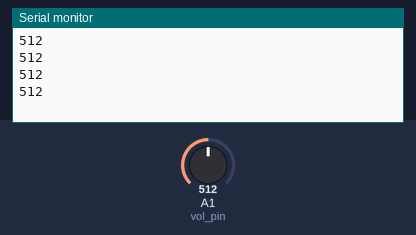
The sketch below on a simulated Arduino Uno, built with avr-gcc and run on an emulated ATmega328P. Parts: the last lines printed to the serial monitor. The inputs (shaded band) are chosen by the test bench; at power-on: A1 (vol_pin) = 512.

Above: at 1.2 s.
1.3 s: A1 (vol_pin) set to 716
At 1.71 s:
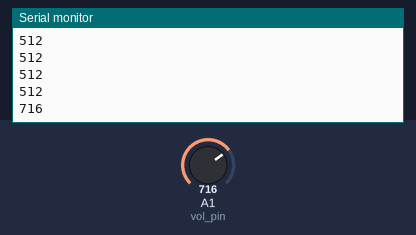
2.8 s: A1 (vol_pin) set to 900
At 2.91 s:
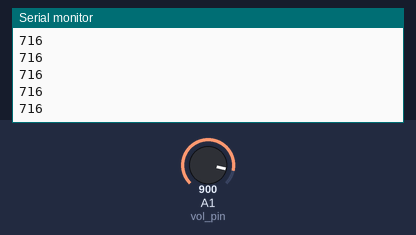
Timing chart, 0 to 5.8 s (numbered marks = the images above; inputs shaded):
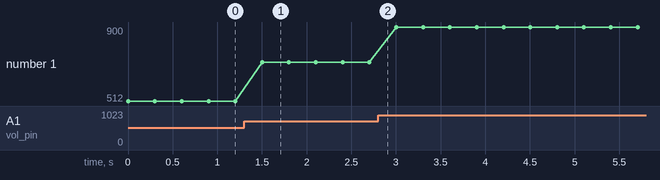

The sketch:

kanatsu.ino
```cpp
const int vol_pin = 1;
void setup() {
  Serial.begin(9600);  // シリアル通信速度
}
void loop() {
  int ain = analogRead(vol_pin);
  //入力を書き出す
  Serial.println(ain);
  delay(300);
}
```

Measured:
- after the input at 1.3 s, the serial monitor: prints a new line after 0.20 s (image 1)
- plotted number 1: 512 → 716 after the input at 1.3 s, 716 → 900 after the input at 2.8 s
